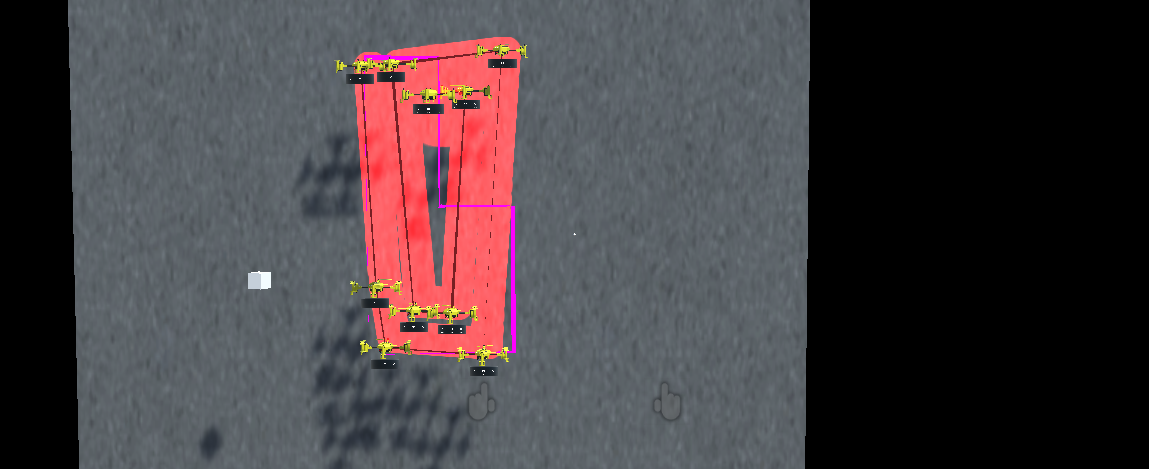
#> input picture test.png, 1149 x 469 px
$ python GetScore.py test.png
#> lines starting #> are read from the running program, lines starting #| are printed output that depends on the picture; after the words box and inside, x2 and y2 are one past the last pixel; in counts of white or black regions, pixels touching at a corner belong together; long printed decimals are rounded
# -*- coding: utf-8 -*-
"""
Spyder Editor

This is a temporary script file.
"""
import cv2
import numpy as np
import sys

#PATH = r'C://Users//hscc//Desktop//1.png'
#img = cv2.imread(PATH)
#img = cv2.cvtColor(img, cv2.COLOR_BGR2RGB)

def Crop_Image(PATH):
#> called with PATH = 'test.png'
    img = cv2.imread(PATH)
#> img is the input picture: shape (469, 1149, 3); mean B, G, R 65.2, 61.7, 69.5
    img = cv2.cvtColor(img, cv2.COLOR_BGR2RGB)

    lower_pink = np.array([255, 0, 255])
    upper_pink = np.array([255, 0, 255])
    mask = cv2.inRange(img, lower_pink, upper_pink)
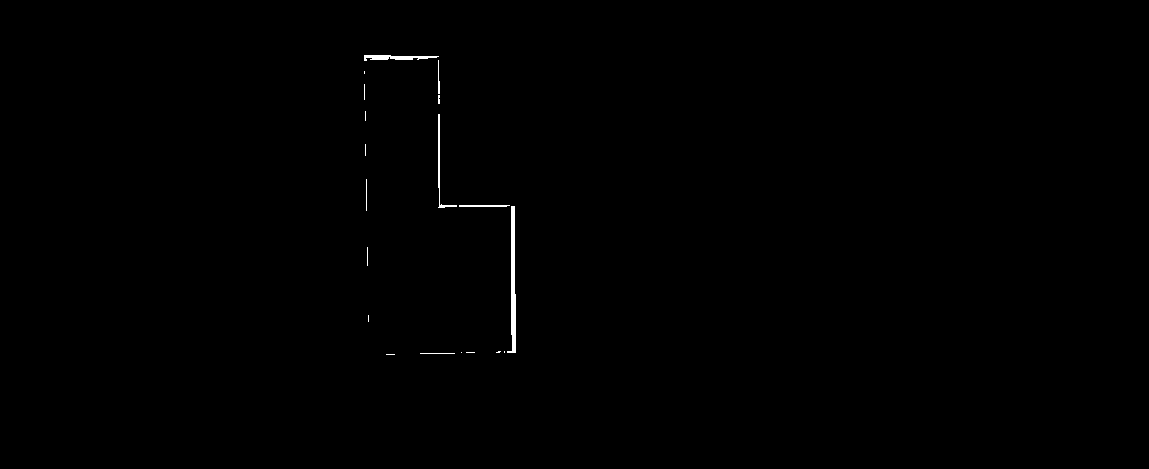
#> mask: shape (469, 1149); 0.27% white; 19 white regions (12 under 20 px), largest, box (x1, y1, x2, y2) and area: (507, 206, 516, 353) 639, (364, 55, 439, 61) 270, (438, 114, 457, 208) 209
    Edge = np.nonzero(mask)
#> Edge = 1443 positions, rows 55 to 354, columns 364 to 515

    #Get the Min & Max Position
    StartX, StartY = min(Edge[0]), min(Edge[1])
#> StartX = 55; StartY = 364
    EndX, EndY = max(Edge[0]), max(Edge[1])
#> EndX = 354; EndY = 515

    w = EndX - StartX
#> w = 299
    h = EndY - StartY
#> h = 151
    crop_img = img[StartX:StartX+w, StartY:StartY+h]
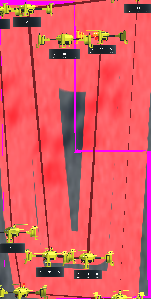
#> crop_img: shape (299, 151, 3); mean R, G, B 220.9, 91.1, 97.5

    return crop_img

#Input is cv2 image
def Score(img):
    lower = np.array([100, 5, 5])
#> lower = [100, 5, 5]
    upper = np.array([255, 255, 254])
    mask1 = cv2.inRange(img, lower, upper)
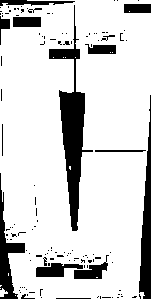
#> mask1: shape (299, 151); 83.4% white; 128 black regions (111 under 20 px), largest, box (x1, y1, x2, y2) and area: (49, 5, 93, 231) 2661, (139, 95, 151, 299) 1289, (0, 173, 25, 299) 971
    #plt.imshow(mask1)
    Red = np.count_nonzero(mask1)
#> Red = 37652

    Button_lower = np.array([0, 0, 0])
    Button_upper = np.array([56, 51, 46])
    mask2 = cv2.inRange(img, Button_lower, Button_upper)
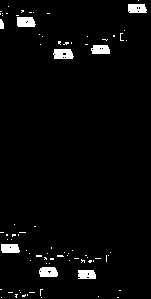
#> mask2: shape (299, 151); 3.1% white; 82 white regions (74 under 20 px), largest, box (x1, y1, x2, y2) and area: (53, 49, 74, 59) 178, (17, 17, 36, 27) 172, (39, 267, 58, 277) 167
    #plt.imshow(mask2)
    Button = np.count_nonzero(mask2)
#> Button = 1420

    All = mask1.size
#> All = 45149

    print(((Red + Button)/All) * 100)
#| 86.540
    return ((Red + Button)/All) * 100


if __name__ == '__main__':
    print( " ???" ,Score(Crop_Image(sys.argv[1])))
